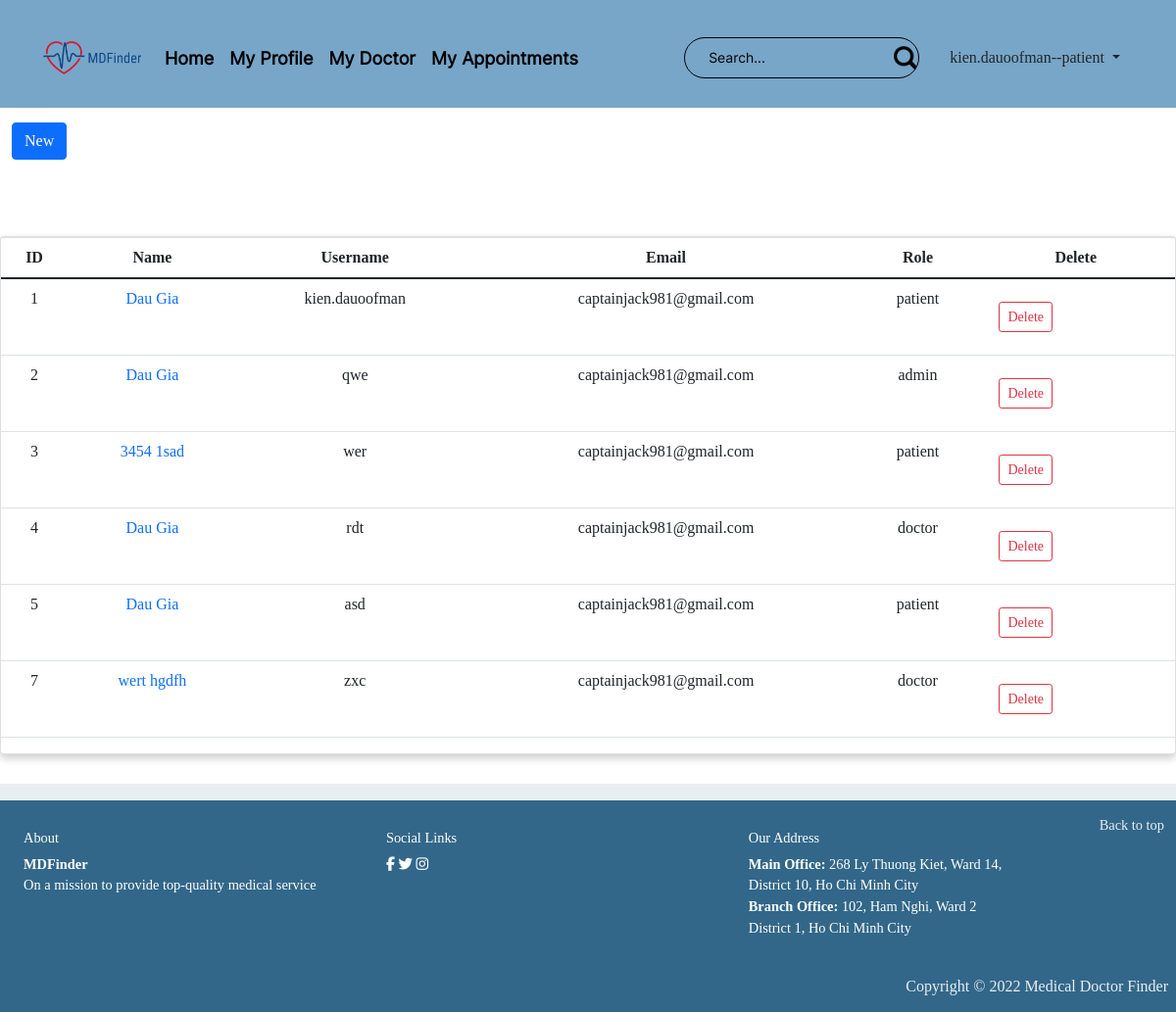
Screenshot of /index.php?page=admin-user (signed in) with the database file from the repository.
### tables this page shows
CREATE TABLE `user` (
  `id` int(32) NOT NULL,
  `firstname` varchar(128) NOT NULL,
  `lastname` varchar(128) NOT NULL,
  `username` varchar(128) NOT NULL,
  `email` varchar(30) NOT NULL,
  `password` varchar(30) NOT NULL,
  `user_type` varchar(32) NOT NULL
);

### libs/database/databaseimplement.php (called while the page is built, shortened)
<?php
class DatabaseClass
{
    private $conn = null;
    private $table_name;
    public function __construct(
        $server_name = "localhost",
        $db_name = "mdfinder",
        $user_name = "root",
        $password = "",
        $table_name = "doctor"
    )
    {
        $this->table_name = $table_name;
        $this->conn = mysqli_connect($server_name, $user_name, $password, $db_name,3308);
        mysqli_set_charset($this->conn, 'UTF8');
    }
    public function getAllUsers() {
        $sql = "SELECT * FROM $this->table_name";
        $result = mysqli_query($this->conn, $sql);
        if(mysqli_num_rows($result) > 0){
            return $result;
        } else{
            echo 'No user found';
        }
    }
}

### views/admin/user/index.php (the view, shortened to what this page needs)
<?php
require('libs/database/databaseimplement.php');
$database = new DatabaseClass(db_name:"mdfinder", table_name:"user");
?>
<!DOCTYPE html>
<html lang="en">
<head>
    <link rel="stylesheet" href="../assets/css/utils.css"/>
    <link rel="stylesheet" href="../assets/css/main.css"/>
    <link href="https://cdn.jsdelivr.net/npm/bootstrap@5.0.0-beta1/dist/css/bootstrap.min.css" rel="stylesheet"
>
</head>
<body>
<?php include "components/header.php"; ?>
<div class="container-fluid">
    <div class="row">
        <div class="col-2">
            <a class="btn btn-primary" type="button" href="./index.php?page=admin-create-user">
                New
            </a>
        </div>
    </div>
</div>
<div class="row justify-content-center mt-5">
    <div class="col-md-12">
        <div class="card">
            <table class="table table-responsive-sm">
                <thead>
                <tr class="text-center">
                    <th scope="col">ID</th>
                    <th scope="col">Name</th>
                    <th scope="col">Username</th>
                    <th scope="col">Email</th>
                    <th scope="col">Role</th>
                    <th>Delete</th>
                </tr>
                </thead>
                <tbody>
                <?php
                $result = $database->getAllUsers();
                while($user = mysqli_fetch_assoc($result))
                echo '<tr class="text-center">
                    <td>' . $user['id'] . '</td>
                    <td>
                        <a href="./index.php?page=admin-edit-user&user-id='. $user['id'] .'">'
                            . $user['firstname'] . ' ' . $user['lastname'] .
                        '</a>
                    </td>
                    <td>' . $user['username']. '</td>
                    <td>' . $user['email'] . '</td>
                    <td>' . $user['user_type'] . '</td>
                    <td>
                        <div class="col-auto">
                            <form method="POST" action="./index.php?page=admin-delete-user">
                                <button class="btn btn-outline-danger btn-sm" type="submit"
                                        onclick="">
                                    Delete
                                </button>
                            </form>
                        </div>
                    </td>
                </tr>
                '?>
                </tbody>
            </table>
        </div>
    </div>
</div>
<?php include 'components/footer.php'; ?>
</body>
</html>

### index.php (shortened to what this page needs)
<!DOCTYPE html>
<html lang="en">
<head>
    <link rel="stylesheet" href="./assets/css/style.css">
    <link rel="stylesheet" href="./assets/css/login.css">
    <link rel="stylesheet" href="./assets/css/register.css">
    <link rel="stylesheet" href="./assets/css/main.css">
    <link rel="stylesheet" href="./assets/css/utilities.css">
    <link rel="stylesheet" href="./assets/css/utils.css">
    <link rel="stylesheet" href="https://maxcdn.bootstrapcdn.com/bootstrap/4.5.2/css/bootstrap.min.css">
</head>
<body>
<?php
if (isset($_GET['page'])) {
    $page = $_GET['page'];
    if ($page == 'home') {
        include 'views/home.php';
    }
    elseif ($page == 'login') {
        include 'views/login.php';
    }
    elseif ($page == 'login_processing') {
        include 'libs/process-handling/login-handling.php';
    }
    elseif ($page == 'register') {
        include 'views/register.php';
    }
    elseif ($page == 'register_processing') {
        include 'libs/process-handling/register-handling.php';
    }
    elseif ($page == 'about') {
        include 'views/about.php';
    }
    elseif ($page == 'doctors') {
        include 'views/doctor-list.php';
    }
    elseif ($page == 'medical-facilities') {
        include 'views/medical-facilities.php';
    }
    elseif ($page == 'user-profile') {
        include 'views/user-profile.php';
    }
    elseif ($page == 'make-appointment') {
        include 'views/make-appointment.php';
    }
    elseif ($page == 'doctor-profile') {
        include 'views/doctor-profile.php';
    }
    elseif ($page == 'doctor-myprofile') {
        include 'views/doctor-myprofile.php';
    }
    elseif ($page == 'appointment') {
        include 'views/admin/appointment/index.php';
    }
    elseif ($page == 'admin-user') {
        include 'views/admin/user/index.php';
    }
    elseif ($page == 'admin-create-user') {
        include 'views/admin/user/create.php';
    }
    elseif ($page == 'admin-edit-user') {
        include 'views/admin/user/edit.php';
    }
    else {
        die('Page Not Found!');
    }
} else {
    include 'views/home.php';
}
?>
</body>
</html>

### components/header.php (shortened to what this page needs)
<?php if (isset($_SESSION['username'])): ?>
    <?php if (($_SESSION['user_type']) == 'patient'): ?>
<div class="header">
    <nav class="navbar fix-top navbar-expand-sm">
        <div id="header" class="container-fluid">
            <a class="navbar-brand" href="./index.php">
                <img src="./assets/img/logo.png" alt="Medical Doctor Finder Logo" width="100" class="d-inline-block align-top">
            </a>
            <div class="collapse navbar-collapse" id="collapsibleNavbar">
                <ul class="navbar-nav">
                    <li class="nav-item">
                        <a href="./index.php?page=home" class="nav-link">Home</a>
                    </li>
                    <li class="nav-item">
                        <a href="./index.php?page=patient-myprofile" class="nav-link">My Profile</a>
                    </li>
                    <li class="nav-item">
                        <a href="./index.php?page=patient-mydoctor" class="nav-link">My Doctor</a>
                    </li>
                    <li class="nav-item">
                        <a href="./index.php?page=patient-myappointment" class="nav-link">My Appointments</a>
                    </li>
                </ul>
            </div>
            <div class="nav-bar margin-auto">
                <form action="?page=doctors" method="post">
                    <div class= "input-icons">
                        <i class="icon"></i>
                        <input style="width: 20vw;" type="search" class="search-input"
                               type="text" placeholder = "Search..." name="search">
                    </div>
                </form>
            </div>
            <?php endif; ?>
<?php endif; ?>
            <?php if (isset($_SESSION['username'])): ?>
                <div class="dropdown">
                    <button class="btn dropdown-btn dropdown-toggle" type="button" id="dropdownMenuButton" data-bs-toggle="dropdown" aria-expanded="false">
                        <?php echo $_SESSION['username'] ."--". $_SESSION['user_type']; ?>
                    </button>
                </div>
            <?php endif; ?>
        </div>
    </nav>
</div>

### components/footer.php (shortened to what this page needs)
<div id="footer" class = "footer-bg">
    <div class="container-fluid footer-about">
        <p class="float-end mb-1">
            <a href="#" style="color: var(--color-3)">Back to top </a>
        </p>
        <div class="row">
            <div class="col-lg-4">
                <h4>About</h4>
                <p><b>MDFinder</b><br>
                    On a mission to provide top-quality medical service  </p>
            </div>
            <div class="col-lg-4">
                <h4>Social Links</h4>
                <p id="social-links">
                    <a href="https://facebook.com/"><i class="fa fa-facebook"></i></a>
                    <a href="https://twitter.com/"><i class="fa fa-twitter"></i></a>
                    <a href="https://instagram.com/"><i class="fa fa-instagram"></i></a>
                </p>
            </div>
            <div class="col-lg-4">
                <h4>Our Address</h4>
                <p><b>Main Office:</b>
                    268 Ly Thuong Kiet, Ward 14, <br> District 10, Ho Chi Minh City<br>
                    <b>Branch Office:</b>
                    102, Ham Nghi, Ward 2<br> District 1, Ho Chi Minh City
                </p>
            </div>
        </div>
    </div>
    <div id="copyright" class="text-center p-2">
        <h6>Copyright &copy 2022 Medical Doctor Finder</h6>
    </div>
</div>

### assets/css/style.css (style rules this page uses)
* { box-sizing: border-box; padding: 0; margin: 0; line-height: 1.5; font-family: "Lucida Sans", "Roboto", "Helvetica", sans-serif; }
:root { --bg-color: #ffffff; --heading-color: #1B1C1E; --text-color: #2B2B2B; }
html { height: 100%; background-color: var(--color-3); }
body { background-color: var(--color-3); color: var(--text-color); height: 100vh; display: flex; flex-direction: column; }
h1, h2, h3, h4, h5, h6 { color: var(--heading-color); }
div { display: block; }
.row::after { content: ""; clear: both; display: block; }
[class*="col-"] { float: left; padding: 15px; }
.col-2 { width: 16.66%; }
.header { position: relative; display: flex; background-color: var(--color-2); padding: 1em 1em 1vh; justify-content: center; margin: 0; }
.navbar { flex: 1; padding-left: 3%; background-color: var(--color-2); font-size: 18px; font-weight: bold; color: black; }
.dropdown { position: relative; display: inline-block; margin-left: 1em; }
.card { box-shadow: 0 4px 8px 0 rgba(0, 0, 0, 0.2); transition: 0.3s; width: 100%; margin: 0 auto; margin-bottom: 2em; border-radius: 5px; background-color: var(--color-2); }
.footer-bg { background-color: var(--color-1); justify-content: center; width: 100%; position: relative; bottom: 0; }
.footer-about { background-color: var(--color-1); width: 100%; padding-top: 1em; margin: 0; }
#copyright h6 { color: var(--color-3); }

### assets/css/login.css (style rules this page uses)
* { margin: 0; padding: 0; box-sizing: border-box; font-family: "Gilroy Medium"; outline: none; }

### assets/css/register.css (style rules this page uses)
* { margin: 0; padding: 0; box-sizing: border-box; font-family: "Gilroy Medium"; outline: none; }

### assets/css/main.css (style rules this page uses)
* { margin: 0; padding: 0; }
:root { --color-black: #2e2e2e; --color-red: #d8112b; --color-blue: #084487; --color-1: #326789; --color-2: #78a6c8; --color-3: #e9eef2; --color-4: #e65c4f; }
a:link { text-decoration: none !important; cursor: pointer; }
.navbar { position: relative; display: flex; flex-wrap: wrap; align-items: center; justify-content: space-between; padding-top: 0.5rem; padding-bottom: 0.5rem; }
nav { display: block; }
.navbar-collapse { align-items: center; width: 100%; }
.navbar-nav { display: flex; flex-direction: column; padding-left: 0; margin-bottom: 0; list-style: none; }
.navbar .nav-link { padding-right: 0; padding-left: 0; }
.nav-item { outline: none; }
.nav-link { display: block; color: black; padding: 1rem 1rem; text-decoration: none; transition: gray .15s ease-in-out; font-family: 'Inter Regular'; }
.d-inline-block { display: inline-block !important; }
.align-top { vertical-align: top !important; }
.margin-auto { margin-right: auto !important; margin-left: auto !important; }
.search-input { font-family: "Inter Regular"; width: 100%; padding: 12px 24px; background-color: white; font-size: 14px; line-height: 16px; color: #575756; background: transparent url("../img/magnifying-glass.png") no-repeat right; background-size: 25px; border-radius: 25px; border: 0.25px solid black; margin-top: 10px; }
.icon { padding: 10px; min-width: 50px; text-align: center; }
.input-icons i { position: absolute; }
.input-icons { width: 100%; margin-bottom: 10px; }
::placeholder { color: rgb(1, 1, 1); opacity: 1; }
#footer * { font-size: .9rem; color: #ffffff; position: relative; bottom: 0; }
#copyright { font-size: medium; color: black; float: right; }
#copyright * { font-size: medium; color: black; float: right; }

### assets/css/utilities.css (style rules this page uses)
* { margin: 0; padding: 0; box-sizing: border-box; -webkit-font-smoothing: antialiased; -moz-osx-font-smoothing: grayscale; }
*:before, *:after { box-sizing: border-box; }

### assets/css/utils.css (style rules this page uses)
button, select { text-transform: none; }
[type=reset], [type=submit], button, html [type=button] { -webkit-appearance: button; }

### rows the page displays
user: id "1", firstname "Dau", lastname "Gia", username "kien.dauoofman", email "captainjack981@gmail.com", user_type "patient"
user: id "2", firstname "Dau", lastname "Gia", username "qwe", email "captainjack981@gmail.com", user_type "admin"
user: id "3", firstname "3454", lastname "1sad", username "wer", email "captainjack981@gmail.com", user_type "patient"
user: id "4", firstname "Dau", lastname "Gia", username "rdt", email "captainjack981@gmail.com", user_type "doctor"
user: id "5", firstname "Dau", lastname "Gia", username "asd", email "captainjack981@gmail.com", user_type "patient"
user: id "7", firstname "wert", lastname "hgdfh", username "zxc", email "captainjack981@gmail.com", user_type "doctor"

### other values shown
$_SESSION['username'] "kien.dauoofman"
$_SESSION['user_type'] "patient"
